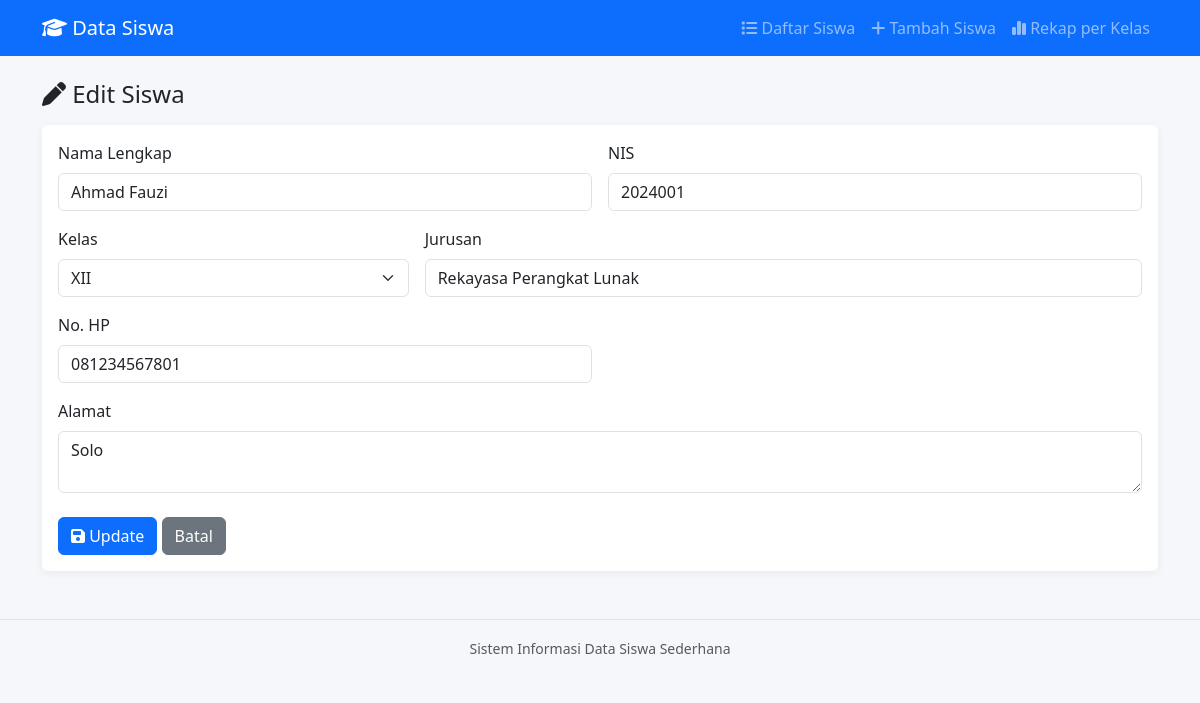
The page /edit.php?id=1 on the database its author committed.
### tables this page shows
CREATE TABLE IF NOT EXISTS siswa (
    id INT AUTO_INCREMENT PRIMARY KEY,
    nama VARCHAR(100) NOT NULL,
    nis VARCHAR(20) NOT NULL,
    kelas VARCHAR(20) NOT NULL,
    jurusan VARCHAR(50) NOT NULL,
    no_hp VARCHAR(20) DEFAULT NULL,
    alamat TEXT DEFAULT NULL,
    created_at TIMESTAMP DEFAULT CURRENT_TIMESTAMP
);

### functions.php (called while the page is built, shortened)
<?php
function getSiswaById($koneksi, $id)
{
    $id = (int) $id;
    $sql = "SELECT * FROM siswa WHERE id = $id";
    $hasil = mysqli_query($koneksi, $sql);
    return mysqli_fetch_assoc($hasil);
}

### edit.php (the view, shortened to what this page needs)
<?php
require_once 'functions.php';
$id = isset($_GET['id']) ? (int) $_GET['id'] : 0;
$siswa = getSiswaById($koneksi, $id);
require_once 'includes/header.php';
?>
    <h4 class="mb-3"><i class="fa-solid fa-pen"></i> Edit Siswa</h4>
    <div class="card">
        <div class="card-body">
            <form method="POST" action="edit.php?id=<?= $id ?>">
                <div class="row g-3">
                    <div class="col-md-6">
                        <label class="form-label">Nama Lengkap</label>
                        <input type="text" name="nama" class="form-control" value="<?= htmlspecialchars($siswa['nama']) ?>">
                    </div>
                    <div class="col-md-6">
                        <label class="form-label">NIS</label>
                        <input type="text" name="nis" class="form-control" value="<?= htmlspecialchars($siswa['nis']) ?>">
                    </div>
                    <div class="col-md-4">
                        <label class="form-label">Kelas</label>
                        <select name="kelas" class="form-select">
                            <?php foreach (['X', 'XI', 'XII'] as $opsi): ?>
                                <option value="<?= $opsi ?>" <?= ($siswa['kelas'] === $opsi) ? 'selected' : '' ?>>
                                    <?= $opsi ?>
                                </option>
                            <?php endforeach; ?>
                        </select>
                    </div>
                    <div class="col-md-8">
                        <label class="form-label">Jurusan</label>
                        <input type="text" name="jurusan" class="form-control" value="<?= htmlspecialchars($siswa['jurusan']) ?>">
                    </div>
                    <div class="col-md-6">
                        <label class="form-label">No. HP</label>
                        <input type="text" name="no_hp" class="form-control" value="<?= htmlspecialchars($siswa['no_hp'] ?? '') ?>">
                    </div>
                    <div class="col-12">
                        <label class="form-label">Alamat</label>
                        <textarea name="alamat" class="form-control" rows="2"><?= htmlspecialchars($siswa['alamat'] ?? '') ?></textarea>
                    </div>
                </div>
                <div class="mt-4">
                    <button type="submit" class="btn btn-primary">
                        <i class="fa-solid fa-floppy-disk"></i> Update
                    </button>
                    <a href="index.php" class="btn btn-secondary">Batal</a>
                </div>
            </form>
        </div>
    </div>
<?php require_once 'includes/footer.php'; ?>

### assets/css/style.css (style rules this page uses)
body { background-color: #f5f7fb; }
.card { border: none; box-shadow: 0 2px 8px rgba(0, 0, 0, 0.06); }

### rows shown on the page
siswa: nama "Ahmad Fauzi", nis "2024001", kelas "XII", jurusan "Rekayasa Perangkat Lunak", no_hp "081234567801", alamat "Solo"
